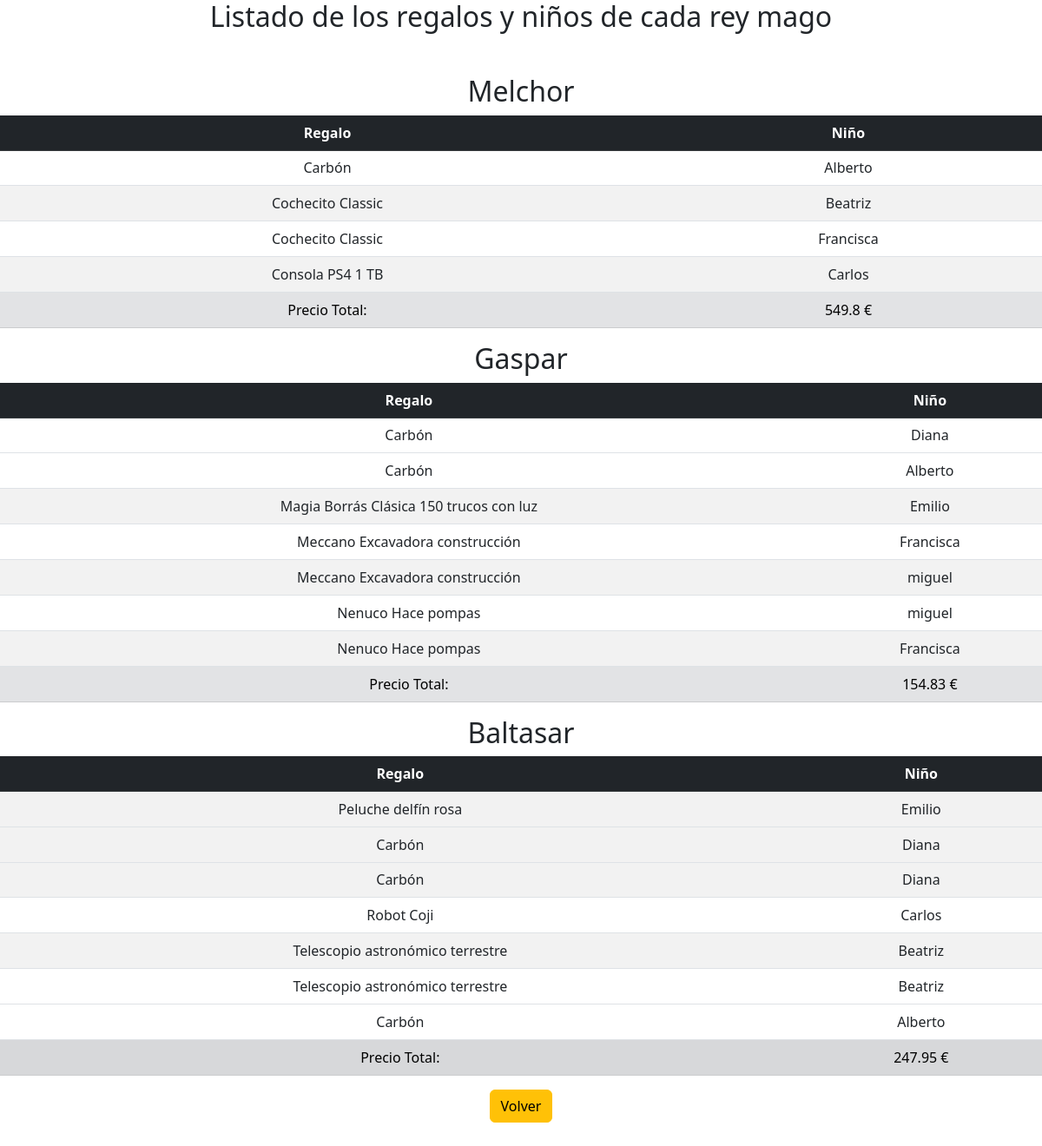
The page /reyesMagos.php on the database its author committed.
### tables this page shows
CREATE TABLE `recibidos` (
  `idRecibido` int(11) NOT NULL,
  `idNinoFK` int(11) NOT NULL,
  `idRegaloFK` int(11) NOT NULL
);

CREATE TABLE `ninos` (
  `idNino` int(11) NOT NULL,
  `nombreNino` varchar(45) NOT NULL,
  `apellidosNino` varchar(60) NOT NULL,
  `anoNacimientoNino` date NOT NULL,
  `buenoNino` tinyint(1) NOT NULL
);

CREATE TABLE `regalos` (
  `idRegalo` int(11) NOT NULL,
  `nombreRegalo` varchar(60) NOT NULL,
  `precioRegalo` decimal(6,2) NOT NULL,
  `idReyFK` int(11) NOT NULL
);

### Conexion.php (called while the page is built, shortened)
<?php
    class Conexion
    {
        public function __construct()
        {
            $servidor = 'localhost';
            $usuario = 'studium';
            $clave = 'studium_';
            $baseDatos = 'studium_dws_p2';
            $this -> conexion = new mysqli($servidor, $usuario, $clave, $baseDatos);
            $this -> conexion -> set_charset("utf8");
            if (mysqli_connect_error())
            {
                die("Error en la conexión (" . mysqli_connect_errno() . ") ". mysqli_connect_error());
            }
            else
            {
                return $this -> conexion;
            }
        }
    }
?>

### modeloReyesMagos.php (called while the page is built)
<?php
    require("conexion.php");
    class ReyesMagos extends Conexion
    {
        public function tablaMelchor()
        {
            $sql = "SELECT * FROM recibidos JOIN regalos ON recibidos.idRegaloFK = regalos.idRegalo JOIN ninos ON recibidos.idNinoFK = ninos.idNino WHERE idReyFK = 1";
            return $this -> conexion -> query($sql);
        }
        public function tablaGaspar()
        {
            $sql = "SELECT * FROM recibidos JOIN regalos ON recibidos.idRegaloFK = regalos.idRegalo JOIN ninos ON recibidos.idNinoFK = ninos.idNino WHERE idReyFK = 2";
            return $this -> conexion -> query($sql);
        }
        public function tablaBaltasar()
        {
            $sql = "SELECT * FROM recibidos JOIN regalos ON recibidos.idRegaloFK = regalos.idRegalo JOIN ninos ON recibidos.idNinoFK = ninos.idNino WHERE idReyFK = 3";
            return $this -> conexion -> query($sql);
        }
    }
?>

### reyesMagos.php (the view, shortened to what this page needs)
<?php
    require("modeloReyesMagos.php");
    $reyes = new ReyesMagos();
    $regalosBaltasar = $reyes -> tablaBaltasar();
    $regalosGaspar = $reyes -> tablaGaspar();
    $regalosMelchor = $reyes -> tablaMelchor();
?>
<!DOCTYPE html>
<html lang = "es">
    <head>
        <link href="https://cdn.jsdelivr.net/npm/bootstrap@5.2.2/dist/css/bootstrap.min.css" rel="stylesheet">
        <link href="https://getbootstrap.com/docs/5.2/assets/css/docs.css" rel="stylesheet">
    </head>
    <body>
        <div>
            <div class="text-center">
                <h2 class="mb-5">Listado de los regalos y niños de cada rey mago </h2>
            </div>
            <?php
            if((int)$regalosMelchor -> num_rows)
            {
            ?>
                <div class="text-center">
                    <h2>Melchor</h2>
                </div>
                <div class="text-center">
                    <table class="table table-striped">
                        <thead>
                            <tr class="table-dark">
                                <th>Regalo</th>
                                <th>Niño</th>
                            </tr>
                        </thead>
                        <tbody>
                            <?php
                            $dineroTotalMelchor=0;
                            while($regaloMelchor = $regalosMelchor -> fetch_assoc())
                            {
                            ?>
                                <tr>
                                <?php
                                    if($regaloMelchor["buenoNino"] != 0)
                                    {
                                ?>
                                    <td><?php echo $regaloMelchor["nombreRegalo"]; ?></td>
                                    <td><?php echo $regaloMelchor["nombreNino"]; ?></td>
                                </tr>
                                <?php
                                    $dineroTotalMelchor = $regaloMelchor["precioRegalo"] + $dineroTotalMelchor;
                                ?>
                                <?php
                                    }
                                    else
                                    {
                                ?>
                                <tr>
                                    <td>Carbón</td>
                                    <td><?php echo $regaloMelchor["nombreNino"]; ?></td>
                                </tr>
                                <?php
                                    }
                                ?>
                            <?php
                            }
                            ?>
                                <tr class="table-secondary">
                                    <td> Precio Total:</td>
                                    <td><?php echo $dineroTotalMelchor; ?> € </td>
                                </tr>
                        </tbody>
                    </table>
                </div>
            <?php
            }
            ?>
        </div>
        <?php
            if((int)$regalosGaspar -> num_rows)
            {
            ?>
                <div class="text-center">
                    <h2>Gaspar</h2>
                </div>
                <div class="text-center">
                    <table class="table table-striped">
                        <thead>
                            <tr class="table-dark">
                                <th>Regalo</th>
                                <th>Niño</th>
                            </tr>
                        </thead>
                        <tbody>
                            <?php
                            $dineroTotalGaspar=0;
                            while($regaloGaspar = $regalosGaspar -> fetch_assoc())
                            {
                            ?>
                                <tr>
                                <?php
                                    if($regaloGaspar["buenoNino"] != 0)
                                    {
                                ?>
                                    <td><?php echo $regaloGaspar["nombreRegalo"]; ?></td>
                                    <td><?php echo $regaloGaspar["nombreNino"]; ?></td>
                                </tr>
                                <?php
                                    $dineroTotalGaspar = $regaloGaspar["precioRegalo"] + $dineroTotalGaspar;
                                ?>
                                <?php
                                    }
                                    else
                                    {
                                ?>
                                <tr>
                                    <td>Carbón</td>
                                    <td><?php echo $regaloGaspar["nombreNino"]; ?></td>
                                </tr>
                                <?php
                                    }
                                ?>
                            <?php
                            }
                            ?>
                                <tr class="table-secondary">
                                    <td> Precio Total:</td>
                                    <td><?php echo $dineroTotalGaspar; ?> € </td>
                                </tr>
                        </tbody>
                    </table>
                </div>
            <?php
            }
            ?>
        <?php
            if((int)$regalosMelchor -> num_rows)
            {
            ?>
                <div class="text-center">
                    <h2>Baltasar</h2>
                </div>
                <div class="text-center">
                    <table class="table table-striped">
                        <thead>
                            <tr class="table-dark">
                                <th>Regalo</th>
                                <th>Niño</th>
                            </tr>
                        </thead>
                        <tbody>
                            <?php
                            $dineroTotalBaltasar=0;
                            while($regaloBaltasar = $regalosBaltasar -> fetch_assoc())
                            {
                            ?>
                                <tr>
                                <?php
                                    if($regaloBaltasar["buenoNino"] != 0)
                                    {
                                ?>
                                    <td><?php echo $regaloBaltasar["nombreRegalo"]; ?></td>
                                    <td><?php echo $regaloBaltasar["nombreNino"]; ?></td>
                                </tr>
                                <?php
                                    $dineroTotalBaltasar = $regaloBaltasar["precioRegalo"] + $dineroTotalBaltasar;
                                ?>
                                <?php
                                    }
                                    else
                                    {
                                ?>
                                <tr>
                                    <td>Carbón</td>
                                    <td><?php echo $regaloBaltasar["nombreNino"]; ?></td>
                                </tr>
                                <?php
                                    }
                                ?>
                            <?php
                            }
                            ?>
                                <tr class="table-secondary">
                                    <td> Precio Total:</td>
                                    <td><?php echo $dineroTotalBaltasar; ?> € </td>
                                </tr>
                        </tbody>
                    </table>
                </div>
            <?php
            }
            ?>
        <div class="container-fluid">
            <div class="row">
                <div class="col-12 text-center mb-5">
                    <a href="index.php"><button class="btn btn-warning"  type="button">Volver</button></a>
                </div>
            </div>
        </div>
    </body>
</html>

### rows shown on the page
recibidos: idNinoFK.nombreNino "Alberto"
recibidos: idRegaloFK.nombreRegalo "Cochecito Classic", idNinoFK.nombreNino "Beatriz"
recibidos: idRegaloFK.nombreRegalo "Cochecito Classic", idNinoFK.nombreNino "Francisca"
recibidos: idRegaloFK.nombreRegalo "Consola PS4 1 TB", idNinoFK.nombreNino "Carlos"
recibidos: idNinoFK.nombreNino "Diana"
recibidos: idNinoFK.nombreNino "Alberto"
recibidos: idRegaloFK.nombreRegalo "Magia Borrás Clásica 150 trucos con luz", idNinoFK.nombreNino "Emilio"
recibidos: idRegaloFK.nombreRegalo "Meccano Excavadora construcción", idNinoFK.nombreNino "Francisca"
recibidos: idRegaloFK.nombreRegalo "Meccano Excavadora construcción", idNinoFK.nombreNino "miguel"
recibidos: idRegaloFK.nombreRegalo "Nenuco Hace pompas", idNinoFK.nombreNino "miguel"
recibidos: idRegaloFK.nombreRegalo "Nenuco Hace pompas", idNinoFK.nombreNino "Francisca"
recibidos: idRegaloFK.nombreRegalo "Peluche delfín rosa", idNinoFK.nombreNino "Emilio"
recibidos: idNinoFK.nombreNino "Diana"
recibidos: idNinoFK.nombreNino "Diana"
recibidos: idRegaloFK.nombreRegalo "Robot Coji", idNinoFK.nombreNino "Carlos"
recibidos: idRegaloFK.nombreRegalo "Telescopio astronómico terrestre", idNinoFK.nombreNino "Beatriz"
recibidos: idRegaloFK.nombreRegalo "Telescopio astronómico terrestre", idNinoFK.nombreNino "Beatriz"
recibidos: idNinoFK.nombreNino "Alberto"

### other values the page prints
$dineroTotalMelchor "549.8"
$dineroTotalGaspar "154.83"
$dineroTotalBaltasar "247.95"
